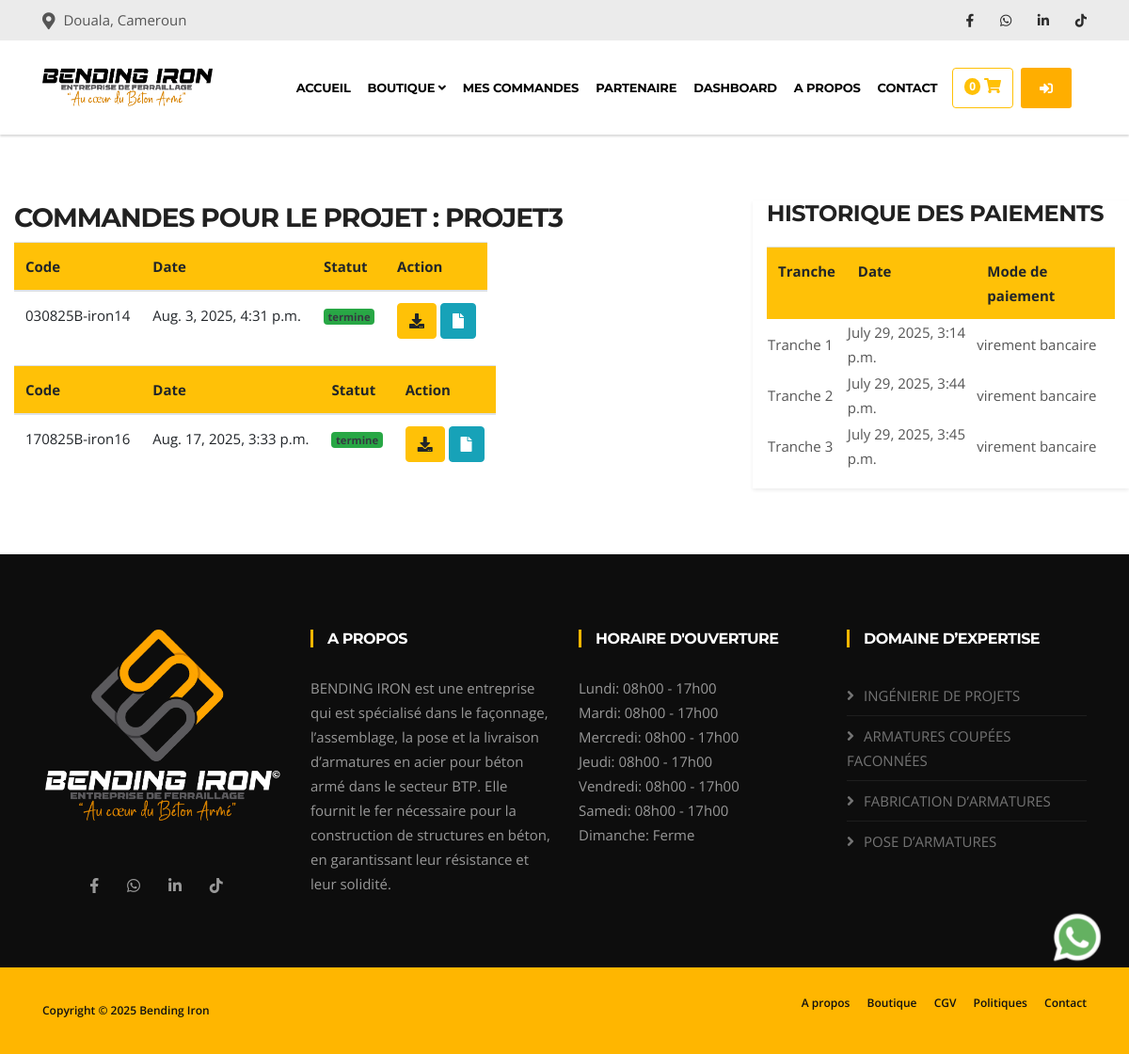
Screenshot of /partenaire/commandes/4/ (signed in) with the database file from the repository.
### partenaires/models.py (models this page shows, shortened)
class Projet(models.Model):
    partenariat=models.ForeignKey(Partenariats, on_delete=models.CASCADE)
    user = models.ForeignKey(User, on_delete=models.CASCADE)
    name=models.CharField(max_length=255, unique=True)
    statut=models.CharField(max_length=255, default='en cours')
    reduction=models.IntegerField(default=15)
    created_at= models.DateTimeField(auto_now_add=True)
    update_at= models.DateTimeField(auto_now=True)
    class Meta:
        constraints = [
            models.UniqueConstraint(fields=['name','partenariat'],name='unique_name_partenariat')
        ]
    def __str__(self):
        return self.name

class ProjetOrder(models.Model):
    projet = models.ForeignKey(Projet, on_delete=models.CASCADE)
    created_at = models.DateTimeField(auto_now_add=True)
    @property
    def get_statut_actuel(self):
        dernier_traiment = self.projet_order_name.order_by('-created_at').first()
        return dernier_traiment.statut if dernier_traiment else "Aucun traitement"

class TraimentOrder(models.Model):
    projet_order= models.ForeignKey(ProjetOrder,related_name='projet_order_name', on_delete=models.CASCADE)
    user = models.ForeignKey(User, on_delete=models.CASCADE)
    statut = models.CharField(max_length=20, choices=[
        ('en_attente', 'En attente'),
        ('en_production', 'En production'),
        ('pret_pour_livraison', 'Pret pour livraison'),
        ('termine', 'Livraison termine'),
    ], default='en_attente')
    created_at = models.DateTimeField(auto_now_add=True)  # ➕ important pour trier

class PaiementProjet(models.Model):
    TRANCHES = (
        (1, '1ère tranche'),
        (2, '2ème tranche'),
        (3, '3ème tranche'),
    )
    projet = models.ForeignKey('Projet', on_delete=models.CASCADE, related_name='paiements')
    tranche = models.PositiveSmallIntegerField(choices=TRANCHES)
    date_paiement = models.DateTimeField(default=timezone.now)
    user = models.ForeignKey(User, on_delete=models.SET_NULL, null=True, blank=True, related_name='paiements_enregistres')
    mode_paiement = models.CharField(max_length=100, blank=True, null=True)
    class Meta:
        unique_together = ('projet', 'tranche')  # On ne paie une tranche qu'une seule fois
        ordering = ['tranche']

### partenaires/views.py (the view)
# urls.py: path('commandes/<int:projet_id>/', historique_order, name='historique-order'),
@login_required
def historique_order(request, projet_id):
    projet = Projet.objects.get(pk=projet_id)
    orders = ProjetOrder.objects.filter(projet=projet).order_by('created_at')
    paiements =PaiementProjet.objects.filter(projet=projet_id).all()
    grouped_orders = defaultdict(list)
    for order in orders:
        created_minute = order.created_at.replace(second=0, microsecond=0)
        grouped_orders[created_minute].append(order)
    context = {
        'projet': projet,
        'paiements':paiements,
        'orders': orders
    }
    return render(request, 'historique.html', context)

### contact/context_processor.py (called while the page is built)
def unread_messages(request):
    pass
    unread_messages =Contact.get_unread_messages()
    return {
        'unread_messages_count': unread_messages.count(),
        'unread_messages': unread_messages,
    }

### contact/models.py (called while the page is built)
    @staticmethod
    def get_unread_messages():
        return Contact.objects.filter(is_read=False).order_by('-created_at').all()

### fer/context_processors.py (called while the page is built)
def seuil_critique_count(request):
    seuil_count = sum(1 for fer in Fer.objects.all() if fer.sueil_atteint)
    return {
        'fer_seuil_critique_count': seuil_count
    }

### fer/models.py (called while the page is built)
    @property
    def longueur_totale(self):
        total = self.mouvement_set.annotate(
            total_longueur=ExpressionWrapper(F('longueur_m') * F('quantite'), output_field=DecimalField())
        ).aggregate(longueur_totale=Sum('total_longueur'))['longueur_totale']
        return total or 0

    @property
    def sueil_atteint(self):
       if self.longueur_totale < self.longueur_critique :
           return True
       else :
           return False

### partenaires/context_proccessor.py (called while the page is built)
def order_en_attente(request):
    nb_en_attente = 0
    commandes = ProjetOrder.objects.all()
    for commande in commandes:
        dernier_traiment = TraimentOrder.objects.filter(projet_order=commande).order_by('-created_at').first()
        if dernier_traiment and dernier_traiment.statut == 'en_attente':
            nb_en_attente += 1
    return {
        'nb_order_partenaire': nb_en_attente
    }

### produits/models.py (called while the page is built)
    @property
    def prix_utile(self):
        return self.prix/12000

### usesOrders/context_proccessor.py (called while the page is built)
def panier_count(request):
    if request.user.is_authenticated:
        panier = Cart.objects.filter(user=request.user).first()
        if panier :
            items=CartItem.objects.filter(cart_id=panier.id)
            total_articles = items.count()
            if total_articles :
                total_articles = items.count()
            else :
                total_articles = 0
        else:
         total_articles = 0
    else:
        total_articles = 0  # Si l'utilisateur n'est pas connecté, il n'y a pas de panier
    return {'panier_count': total_articles,}

def commandes_en_attente(request):
    nb_en_attente = 0
    commandes = Order.objects.all()
    for commande in commandes:
        dernier_traiment = Traiment.objects.filter(order=commande).order_by('-created_at').first()
        if dernier_traiment and dernier_traiment.statut == 'en_attente':
            nb_en_attente += 1
    return {
        'nb_order': nb_en_attente
    }

### partenaires/templates/historique.html (shortened to what this page needs)
{% extends 'appf.html' %}
{% block 'content' %}
{% load static %}
{% load humanize %}
<section>
    <div class="container-fluid">
        <div class="row">
            <div class="col-md-8">
                <h2>Commandes pour le projet : {{ projet }}</h2>
                {% for order in orders%}
                <table class="table table-responsive">
                    <thead class="bg-warning">
                        <tr>
                            <th>Code</th>
                            <th>Date</th>
                            <th>Statut</th>
                            <th>Action</th>
                        </tr>
                    </thead>
                    <tbody>
                        <tr>
                            <td>{{order.created_at|date:"dmy"}}B-iron{{order.id}}</td>
                            <td>{{ order.created_at }}</td>
                            <th>
                                {%if order.get_statut_actuel == "termine" %}
                                <span class="badge bg-success text-dark">
                                    {{order.get_statut_actuel}}
                                </span>
                                {%endif%}
                            </th>
                            <td class='text-center'>
                                <button id="downloadBtn" class="btn btn-warning download_btn"
                                    data-url="{% url 'download-bon' order.id %}">
                                    <i class="fas fa-download"></i>
                                </button>
                                <a href="{% url 'front.orders.details' order.id %}" class='btn btn-info'
                                    name='supprimer'><i class='fas fa-file'></i></a>
                            </td>
                        </tr>
                    </tbody>
                </table>
                {% empty %}
                <p>Aucune commande pour ce projet.</p>
                {% endfor %}
            </div>
            <div class="col-md-4 shadow-sm">
                <h3>Historique des paiements</h3>
                <table>
                    <thead class="table bordered bg-warning">
                        <tr>
                            <th>Tranche</th>
                            <th>Date</th>
                            <th>Mode de paiement</th>
                        </tr>
                    </thead>
                    <tbody>
                        {% for paiement in paiements %}
                        <tr>
                            <td>Tranche {{paiement.tranche}}</td>
                            <td>{{paiement.date_paiement}}</td>
                            <td>{{paiement.mode_paiement}}</td>
                        </tr>
                        {% empty %}
                        <p>Aucun paiement n'a ete effectué</p>
                        {% endfor %}
                    </tbody>
                </table>
            </div>
        </div>
    </div>
</section>
{% endblock %}t

### static/front/css/styles.css (style rules this page uses)
body { background: #fff; color: #555; }
body, p { font-family: "Open Sans", sans-serif; text-rendering: optimizeLegibility; -webkit-font-smoothing: antialiased !important; line-height: 26px; font-size: 15px; }
h1, h2, h3, h4, h5, h6 { color: #212121; font-weight: 700; font-family: "Montserrat", sans-serif; text-rendering: optimizeLegibility; -webkit-font-smoothing: antialiased !important; }
h2 { font-size: 28px; line-height: 36px; text-transform: uppercase; letter-spacing: -1px; }
h3 { font-size: 24px; margin-bottom: 20px; text-transform: uppercase; letter-spacing: -0.5px; }
html { overflow-x: hidden !important; width: 100%; height: 100%; position: relative; -webkit-font-smoothing: antialiased; text-rendering: optimizeLegibility; }
body { border: 0; margin: 0; padding: 0; }
a:link, a:visited { text-decoration: none; }
a { color: inherit; transition: 0.2s ease; }
section, .section-padding { padding: 70px 0; position: relative; }

### rows the page displays
Projet: name "PROJET3"
ProjetOrder: created_at "030825", id "14", created_at "Aug. 3, 2025, 4:31 p.m.", get_statut_actuel "termine"
ProjetOrder: created_at "170825", id "16", created_at "Aug. 17, 2025, 3:33 p.m.", get_statut_actuel "termine"
PaiementProjet: tranche "1", date_paiement "July 29, 2025, 3:14 p.m.", mode_paiement "virement bancaire"
PaiementProjet: tranche "2", date_paiement "July 29, 2025, 3:44 p.m.", mode_paiement "virement bancaire"
PaiementProjet: tranche "3", date_paiement "July 29, 2025, 3:45 p.m.", mode_paiement "virement bancaire"

### other values shown
{{ panier_count }} "0"
